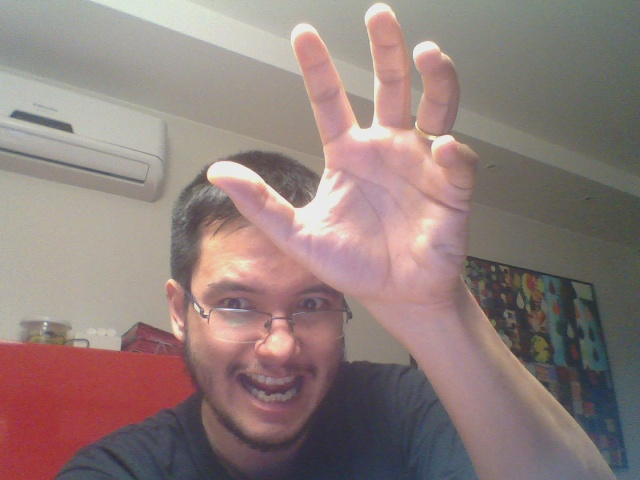
#> input picture python/pybr12/code/pega.jpg, 640 x 480 px, given in place of the camera
$ python demo9.py
#> lines starting #> are read from the running program, lines starting #| are printed output that depends on the picture; after the words box and inside, x2 and y2 are one past the last pixel; in counts of white or black regions, pixels touching at a corner belong together
import cv2, numpy as np

camera = cv2.VideoCapture(0)
minimo = np.array([145,120,120])
maximo = np.array([180,255,255])

tecla = 0

while tecla != 27:  # 27 = ESC
    _, imagem = camera.read()
#> imagem is the input picture: shape (480, 640, 3); mean B, G, R 123.2, 126.2, 144.3
    hsv = cv2.cvtColor(imagem, cv2.COLOR_BGR2HSV)
#> hsv: shape (480, 640, 3); mean H, S, V 64.1, 47.3, 147.1
    mascara = cv2.inRange(hsv, minimo, maximo)
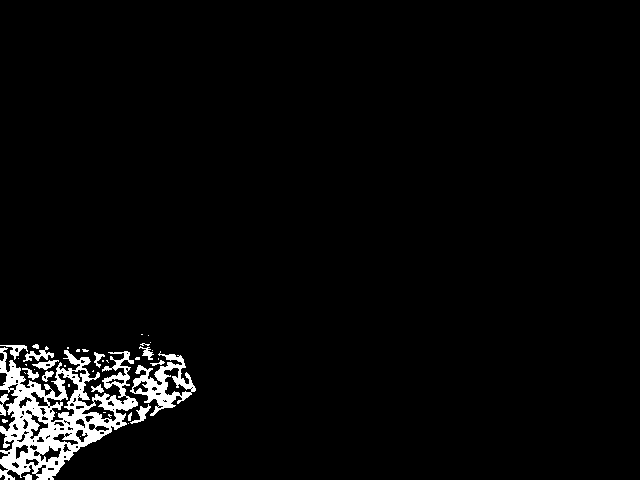
#> mascara: shape (480, 640); 3.4% white; 41 white regions (25 under 20 px)
    contornos, _ = cv2.findContours(mascara.copy(),
                          cv2.RETR_LIST,
                          cv2.CHAIN_APPROX_SIMPLE)
#> contornos = 129 contours, 79 with area under 20; largest, box (x1, y1, x2, y2) and area: (0, 347, 138, 480) 9186, (130, 351, 196, 416) 1734, (46, 372, 79, 423) 572, (163, 367, 192, 397) 370, (81, 399, 117, 422) 293
    for contorno in contornos:
        x, y, w, h = cv2.boundingRect(contorno)
        cv2.rectangle(imagem, (x, y), (x + w, y + h),
                                (0, 255, 255), 2)
#> this loop made 129 passes
#> (x, y, w, h) on passes 1 to 12: (23, 474, 9, 6), (47, 467, 8, 4), (23, 465, 5, 4), (35, 464, 12, 11), (11, 461, 9, 8), (54, 460, 5, 6), (25, 458, 15, 9), (63, 455, 4, 4), (7, 451, 4, 4), (33, 450, 8, 7), (75, 445, 4, 4), (39, 445, 23, 18)
#> (contorno, x, y, w, h) on passes 49, 54, 56: ([[103, 412], [105, 412]], 103, 412, 3, 1), ([[112, 409], [113, 408], [114, 409], [113, 410]], 112, 408, 3, 3), ([[32, 408], [33, 407], [34, 408], [33, 409]], 32, 407, 3, 3)
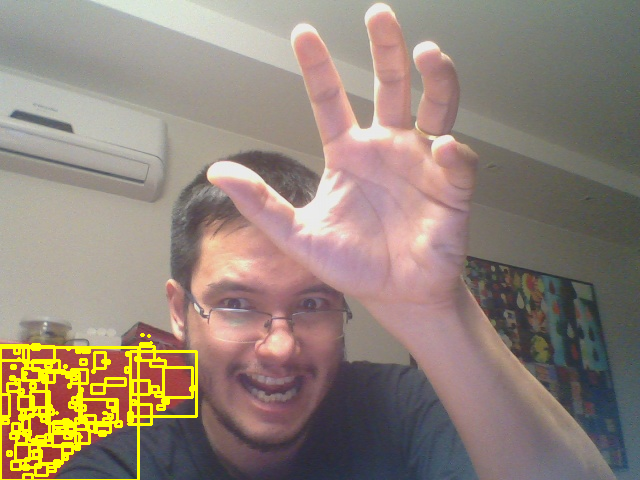
#> imagem: shape (480, 640, 3); 3.25% of pixels changed, all inside (x1, y1, x2, y2) = (0, 333, 198, 480)
    cv2.imshow("imagem", imagem)
    tecla = cv2.waitKey(33)   # 1000ms / 30fps = 33
#> (key Esc is pressed here)
    tecla = tecla & 0xEFFFFF  # tira NumLock,Caps...
#> tecla = 27
